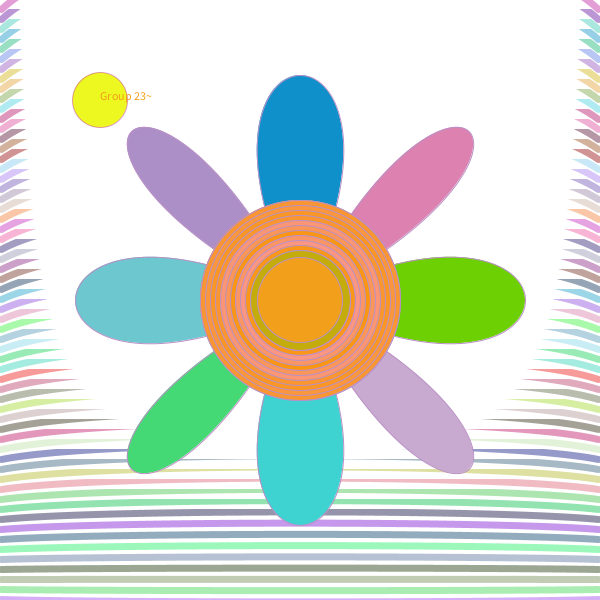
Frame 1 (no input)
Frame 60 (the mouse pressed at the canvas centre just before this capture): identical to frame 1, image omitted
Frame 120 (the mouse held since frame 60 and released just before this capture): identical to frame 1, image omitted

The Processing sketch that drew this single still picture (run headless with seeded random() and noise(); from frame 60 on, the mouse is pressed at the canvas centre):

// Processing sketch: processing_112507
// ── processing_112507.pde

void setup()
{
 
  size(600, 600);               //We Decided to keep only the core functions in setup
  InitialiseBackground();       //So that it's easy to divide work and it's also easy to credit individual people
  RandomSun();
  PetalCreation();
  secondmiddle();
  FlowerCentre();
  groupname ();


}



void InitialiseBackground()              //InitializeBackground was coded by Peter S
{
     background(255);
  int x1=1, y1=580, x2=1, y2=599, x3=598, y3=599, x4=598, y4=580;   //starting coordinates for a first curve placed in the bottom
  for (int i=0; i<60; i++) {                                        //background was done by a simple 'for' loop with 60 curves
    stroke(random(250), random(250), random(250), 110);             /*random colour of curve which changes in each cycle of a 'for' loop
                                                                      the reason for using random(250) instead of (256) is to prevent a curve being
                                                                      in a clear white colour which would be the same as a background colour*/
    strokeWeight(7);
    curve(x1, y1, x2, y2, x3, y3, x4, y4);
    y2=y2-10;                                                       //vertical coordinate of a curve's first point is decreasing by 10 in each cycle
    y3=y3-10;                                                       //vertical coordinate of a curve's second point is decreasing by 10 in each cycle as well
   
  }
  strokeWeight(1);
}

  void FlowerCentre()                            //FlowerCenter was coded by Lewis D and Brodie R
{
  fill(196, 172, 12);
  ellipse(width/2, height/2, width/6, height/6);
  fill(242, 160, 27);
  ellipse(width/2, height/2, width/7, height/7);
}    
void secondmiddle ()                     //secondmiddle was coded by Artur P
{
  ellipse(300, 300, 200, 200);           //Since our objective was a flower we decided 2 centers would be interesting
  int secondwidth = 200;                 //Starting from the same starting point as Lewis my objective was to create a more dense feeling outer rim to the flower center  
  for (int i=1; i<20; i++){              //Here I have attemped to create a randomly filled ellipse with other tiny ellipses to simulate a flower's center which I couldn't manage
                                         //Instead I just embrased the random nature of the flower and coded the simpler solution of a randomly individually colored ellipses within ellipses
     fill(250,150,random(150));          //The loop is done enough times to get to the actual center of the flower with each smaller ellipse having 5 pixels smaller radius than the previous 
     ellipse(300,300, secondwidth, secondwidth);
     secondwidth = secondwidth - 10;
  }
}

void RandomSun () { //RandomSun was coded by Lewis D and Brodie R. This creates a sun placed in one of three set positions on the background based on the outcome of a random number.
float RandomCalculator = random(100); //Creates a random number
fill(237, 247, 32); //Yellow fill
if (RandomCalculator < 50) //If statement determining position
{
  ellipse(500, 100, 55, 55);
}
else
{
  ellipse(100, 100, 55, 55);
}
}

void PetalCreation()                     //PetalCreation was coded by Ryan R  ; Indeed Artur-RR
{                                        
 /* float randomX=random(60), randomY=random(60);
  frameRate (100); */                    // This was originally for placing objects randomly around when it was in the looping draw function. Don't know why we left it in-RR
  stroke (random(225), random(225), random(225));   //Did this to give random colours each time to the boarders of the Petals-RR
  fillingbezier();                                  //Originally had the fill function in each time for each petal but that was made minutely more aesthetically pleasing up by using fillingbezier-RR
  bezier(300, 300,  600, 150,  600, 450, 300,300);  // Very basic and regular shape used for the petals which was written out eight times to make the eight petals at regular angles.-RR 
  fillingbezier();
  bezier(300, 300,  450, 600,  150, 600, 300,300);
  fillingbezier();
  bezier(300, 300,  0, 150,  0, 450, 300,300);
  fillingbezier();
  bezier(300, 300,  150, 0,  450, 0, 300,300);
  fillingbezier();
  bezier(300, 300,  450, 0,  600, 150, 300,300);
  fillingbezier();
  bezier(300, 300,  450, 600,  600, 450, 300,300);
  fillingbezier();
  bezier(300, 300,  0, 450,  150, 600, 300,300);
  fillingbezier();
  bezier(300, 300,  150, 0,  0, 150, 300,300);

}

void fillingbezier () {                      //Fillingbezier was an attempt at making the program cleaner which I am convinced it didn't actually help much other than it being easier to modify - Artur  
                                             //Made it easier for changing colours in the petal (not that we intend to)-RR
  fill (random(225), random(225), random(225)); //Made the petals different colours (like normal flowers) each time the program is run. -RR 
}

void groupname () {                          //groupname was coded by Artur
  text("Group 23~", 100, 100);               
}
void draw()    //Draw is empty because of the restrictions placed.
{

}
